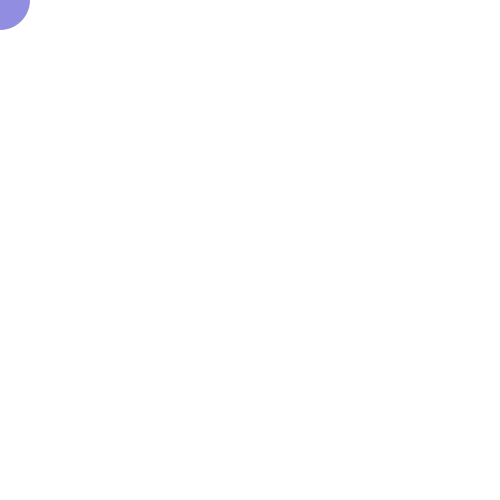
Frame 1 (no input)
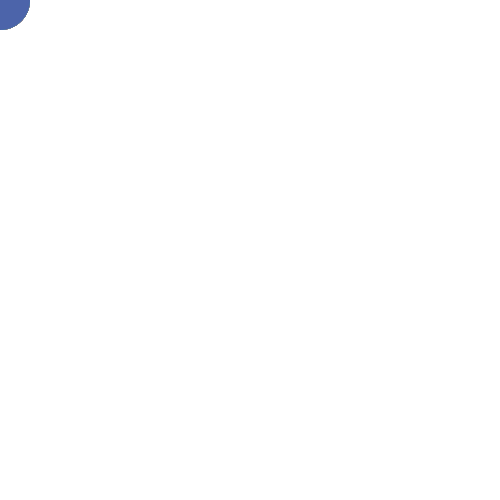
Frame 60 (the mouse pressed at the canvas centre just before this capture)
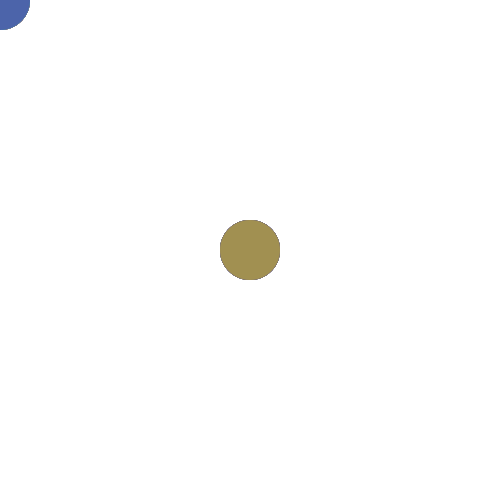
Frame 120 (the mouse held since frame 60 and released just before this capture)

The Processing sketch that drew these frames (run headless with seeded random() and noise(); from frame 60 on, the mouse is pressed at the canvas centre):

// Processing sketch: processing_31938
// ── processing_31938.pde


 float hey = 21;
 float hi = 15;
 float hoo = 191;
 
 
 void setup() {
   size(500,500);
   background(255);
 }
 void draw(){
 
   smooth();
   
   noStroke();
   fill(hey,hi,hoo,120);
   ellipseMode(CENTER);
   ellipse(mouseX,mouseY,60,60);
   
    if (mousePressed == true); 
     hey = random(1,255);
     hi = random(1,255);
     hoo = random(1,255);
 
 }
 

  
